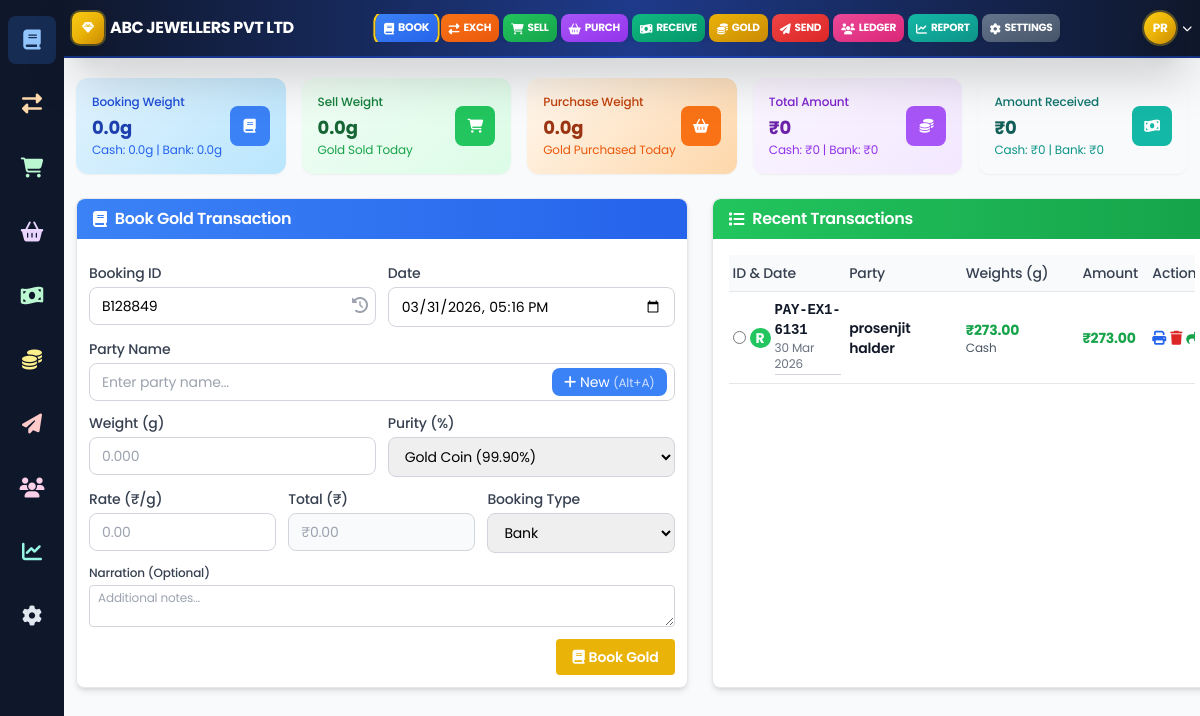
/book.php (signed in), run on the app's committed database.
### tables this page shows
CREATE TABLE `transactions` (
  `id` int(11) NOT NULL AUTO_INCREMENT,
  `company_id` int(11) NOT NULL,
  `user_id` int(11) DEFAULT NULL,
  `party_id` int(11) DEFAULT NULL,
  `receipt_id` varchar(50) NOT NULL,
  `transaction_type` enum('Booking','Sale','Purchase','Received','Payment','Gold_Received','Exchange') NOT NULL,
  `date_of_transaction` datetime NOT NULL,
  `gold_weight` decimal(10,3) NOT NULL DEFAULT 0.000,
  `purity` decimal(5,2) DEFAULT NULL,
  `rate` decimal(10,2) DEFAULT NULL,
  `gold_amount` decimal(15,2) NOT NULL DEFAULT 0.00,
  `payment_amount` decimal(15,2) NOT NULL DEFAULT 0.00,
  `payment_method` enum('Cash','Bank','UPI','Cheque') DEFAULT 'Cash',
  `payment_type` enum('Payment_In','Payment_Out') DEFAULT 'Payment_In',
  `receipt_method` enum('Cash','Bank') DEFAULT 'Cash',
  `party_balance_before` decimal(15,2) DEFAULT 0.00,
  `party_balance_after` decimal(15,2) DEFAULT 0.00,
  `party_gold_balance_before` decimal(10,3) DEFAULT 0.000,
  `party_gold_balance_after` decimal(10,3) DEFAULT 0.000,
  `booking_type` varchar(50) DEFAULT NULL,
  `narration` text DEFAULT NULL,
  `created_at` timestamp NULL DEFAULT current_timestamp(),
  `updated_at` timestamp NULL DEFAULT current_timestamp() ON UPDATE current_timestamp(),
  `received_weight` decimal(10,3) DEFAULT NULL,
  `fine_weight` decimal(10,3) DEFAULT NULL,
  `delivered_weight` decimal(10,3) DEFAULT NULL,
  `difference_weight` decimal(10,3) DEFAULT NULL,
  `amount` decimal(15,2) DEFAULT 0.00,
  `due_amount` decimal(15,2) DEFAULT 0.00,
  `payment_status` enum('Paid','Partial','Due','Pending') DEFAULT 'Pending',
  `created_by` int(11) NOT NULL,
  PRIMARY KEY (`id`),
  UNIQUE KEY `unique_receipt_id` (`receipt_id`),
  KEY `fk_transactions_company` (`company_id`),
  KEY `fk_transactions_user` (`user_id`),
  KEY `fk_transactions_party` (`party_id`),
  KEY `idx_transaction_type` (`transaction_type`),
  KEY `idx_date_of_transaction` (`date_of_transaction`),
  KEY `idx_payment_method` (`payment_method`),
  KEY `idx_payment_type` (`payment_type`),
  KEY `idx_transactions_date_type` (`date_of_transaction`,`transaction_type`),
  KEY `idx_transactions_party_date` (`party_id`,`date_of_transaction`),
  KEY `idx_transactions_amount` (`payment_amount`),
  KEY `idx_transactions_gold_weight` (`gold_weight`)
);

CREATE TABLE `parties` (
  `id` int(11) NOT NULL AUTO_INCREMENT,
  `company_id` int(11) NOT NULL,
  `party_name` varchar(255) NOT NULL,
  `contact_no` varchar(20) DEFAULT NULL,
  `address` text DEFAULT NULL,
  `city` varchar(100) DEFAULT NULL,
  `state` varchar(100) DEFAULT NULL,
  `gstin` varchar(50) DEFAULT NULL,
  `bank_name` varchar(255) DEFAULT NULL,
  `account_no` varchar(100) DEFAULT NULL,
  `ifsc_code` varchar(20) DEFAULT NULL,
  `cash_balance` decimal(15,2) DEFAULT 0.00,
  `bank_balance` decimal(15,2) DEFAULT 0.00,
  `gold_balance` decimal(10,3) DEFAULT 0.000,
  `silver_balance` decimal(15,3) DEFAULT 0.000,
  `created_at` timestamp NOT NULL DEFAULT current_timestamp(),
  `updated_at` timestamp NOT NULL DEFAULT current_timestamp() ON UPDATE current_timestamp(),
  PRIMARY KEY (`id`),
  KEY `company_id` (`company_id`),
  KEY `party_name` (`party_name`)
);

### book.php (the view, shortened to what the rows shown need)
<?php
require_once __DIR__ . '/config/database.php';
$company_id = intval($_SESSION['company_id']);
$page = isset($_GET['page']) ? (int)$_GET['page'] : 1;
$limit = 10;
$offset = ($page - 1) * $limit;
$search = isset($_GET['search']) ? trim($_GET['search']) : '';
$transactions = [];
try {
    if ($search) {
        $search_escaped = $conn->real_escape_string($search);
        $where_clause = "AND (p.party_name LIKE ? OR t.receipt_id LIKE ?)";
        $search_pattern = "%{$search_escaped}%";
        $transactions_sql = "SELECT t.*, p.party_name, p.contact_no as party_contact
                            FROM transactions t
                            LEFT JOIN parties p ON t.party_id = p.id
                            WHERE t.transaction_type IN ('Booking', 'Received')
                            AND t.company_id = ?
                            $where_clause
                            ORDER BY t.date_of_transaction DESC, t.id DESC
                            LIMIT ?, ?";
        $stmt = $conn->prepare($transactions_sql);
        if ($stmt) {
            $stmt->bind_param("issii", $company_id, $search_pattern, $search_pattern, $offset, $limit);
            $stmt->execute();
            $transactions_result = $stmt->get_result();
            if ($transactions_result) {
                while ($row = $transactions_result->fetch_assoc()) {
                    $transactions[] = $row;
                }
            }
        }
        $total_sql = "SELECT COUNT(*) as count
                      FROM transactions t
                      LEFT JOIN parties p ON t.party_id = p.id
                      WHERE t.transaction_type IN ('Booking', 'Received')
                      AND t.company_id = ?
                      $where_clause";
        $count_stmt = $conn->prepare($total_sql);
        if ($count_stmt) {
            $count_stmt->bind_param("iss", $company_id, $search_pattern, $search_pattern);
            $count_stmt->execute();
            $total_result = $count_stmt->get_result();
            if ($total_result) {
                $total_row = $total_result->fetch_assoc();
                $total_transactions = $total_row ? intval($total_row['count']) : 0;
            }
        }
    } else {
        $transactions_sql = "SELECT t.*, p.party_name, p.contact_no as party_contact
                            FROM transactions t
                            LEFT JOIN parties p ON t.party_id = p.id
                            WHERE t.transaction_type IN ('Booking', 'Received')
                            AND t.company_id = ?
                            ORDER BY t.date_of_transaction DESC, t.id DESC
                            LIMIT ?, ?";
        $stmt = $conn->prepare($transactions_sql);
        if ($stmt) {
            $stmt->bind_param("iii", $company_id, $offset, $limit);
            $stmt->execute();
            $transactions_result = $stmt->get_result();
            if ($transactions_result) {
                while ($row = $transactions_result->fetch_assoc()) {
                    $transactions[] = $row;
                }
            }
        }
    }
} catch (Exception $e) {
    error_log("Transactions query error: " . $e->getMessage());
}
?>
<div class="w-full">
    <div class="flex flex-col lg:flex-row gap-6">
        <div class="bg-white rounded-lg shadow-md border border-gray-200" style="flex: 0 0 55%;">
            <div class="bg-gradient-to-r from-blue-500 to-blue-600 px-4 py-2 rounded-t-lg">
                <h2 class="text-base font-semibold text-white flex items-center">
                    <i class="fas fa-book mr-2"></i>
                    Book Gold Transaction
                </h2>
            </div>
        </div>
        <div class="bg-white rounded-lg shadow-md border border-gray-200" style="flex: 0 0 45%; max-width: 100%; overflow: hidden;">
            <div class="bg-gradient-to-r from-green-500 to-green-600 px-4 py-2 rounded-t-lg">
                <h2 class="text-base font-semibold text-white flex items-center">
                    <i class="fas fa-list mr-2"></i>
                    Recent Transactions
                </h2>
            </div>
            <div class="p-4">
                <div class="overflow-x-auto" style="max-width: 100%;">
                    <table class="w-full text-sm responsive-table" style="table-layout: fixed; width: 100%;">
                        <thead>
                            <tr class="bg-gray-50 border-b">
                                <th class="text-left py-2 px-1 font-medium text-gray-700 text-sm" style="width: 25%;">ID & Date</th>
                                <th class="text-left py-2 px-1 font-medium text-gray-700 text-sm" style="width: 25%;">Party</th>
                                <th class="text-left py-2 px-1 font-medium text-gray-700 text-sm" style="width: 25%;">Weights (g)</th>
                                <th class="text-left py-2 px-1 font-medium text-gray-700 text-sm" style="width: 15%;">Amount</th>
                                <th class="text-left py-2 px-1 font-medium text-gray-700 text-sm" style="width: 10%;">Actions</th>
                            </tr>
                        </thead>
                        <tbody>
                            <?php if (empty($transactions)): ?>
                                <tr>
                                    <td colspan="5" class="text-center py-8 text-gray-500">
                                        <i class="fas fa-inbox text-2xl mb-2"></i><br>
                                        No transactions found
                                    </td>
                                </tr>
                            <?php else: ?>
                                <?php foreach ($transactions as $t): ?>
                                    <tr class="border-b hover:bg-gray-50 cursor-pointer selectable-row" data-receipt-id="<?= $t['receipt_id'] ?>" data-transaction="<?= base64_encode(json_encode($t)) ?>">
                                        <td class="py-2 px-1">
                                            <div class="flex items-center">
                                                <input type="radio" name="selected_transaction" value="<?= $t['receipt_id'] ?>" class="mr-1 transaction-radio">
                                                <?php if ($t['transaction_type'] === 'Received'): ?>
                                                    <span class="bg-green-500 text-white text-xs px-1.5 py-0.5 rounded-full mr-1 font-bold">R</span>
                                                <?php else: ?>
                                                    <span class="bg-blue-500 text-white text-xs px-1.5 py-0.5 rounded-full mr-1 font-bold">B</span>
                                                <?php endif; ?>
                                                <div>
                                                    <div class="font-mono text-sm font-bold text-gray-900"><?= htmlspecialchars($t['receipt_id']) ?></div>
                                                    <div class="text-xs text-gray-500 border-b border-gray-300 pb-0.5"><?= date('d M Y', strtotime($t['date_of_transaction'])) ?></div>
                                                </div>
                                            </div>
                                        </td>
                                        <td class="py-2 px-1">
                                            <div class="font-semibold text-gray-900 text-sm"><?= htmlspecialchars($t['party_name']) ?></div>
                                        </td>
                                        <td class="py-2 px-1">
                                            <?php if ($t['transaction_type'] === 'Received'): ?>
                                                <div class="text-left">
                                                    <div class="font-bold text-green-600 text-sm">₹<?= number_format($t['payment_amount'], 2) ?></div>
                                                    <div class="text-xs text-gray-600"><?= $t['payment_method'] ?? 'Cash' ?></div>
                                                </div>
                                            <?php endif; ?>
                                        </td>
                                        <td class="py-2 px-1">
                                            <div class="text-left">
                                                <?php if ($t['transaction_type'] === 'Received'): ?>
                                                    <span class="font-bold text-green-600 text-sm">₹<?= number_format($t['payment_amount'], 2) ?></span>
                                                <?php else: ?>
                                                    <span class="font-bold text-green-600 text-sm">₹<?= number_format($t['gold_amount'], 2) ?></span>
                                                <?php endif; ?>
                                            </div>
                                        </td>
                                        <td class="py-2 px-1">
                                            <div class="flex items-center space-x-1">
                                                <button class="text-blue-600 hover:text-blue-800 text-sm print-transaction" title="Print Receipt">
                                                    <i class="fas fa-print"></i>
                                                </button>
                                                <button class="text-red-600 hover:text-red-800 text-sm delete-transaction" title="Delete">
                                                    <i class="fas fa-trash"></i>
                                                </button>
                                                <button class="text-green-600 hover:text-green-800 text-sm share-transaction" title="Share">
                                                    <i class="fas fa-share"></i>
                                                </button>
                                            </div>
                                        </td>
                                    </tr>
                                <?php endforeach; ?>
                            <?php endif; ?>
                        </tbody>
                    </table>
                </div>
            </div>
        </div>
    </div>
</div>
<?php
include 'components/layout.php';
?>
</body>

### data on the page
transactions: transaction_type "R", receipt "PAY-EX1-6131", date_of_transaction "30 Mar 2026", party.party_name "prosenjit halder", payment_amount "273.00", payment_method "Cash"

### other printed values
$company_name "ABC JEWELLERS PVT LTD"
$label "BOOK"
$label "EXCH"
$label "SELL"
$label "PURCH"
$label "RECEIVE"
$label "GOLD"
$label "SEND"
$label "LEDGER"
$label "REPORT"
$label "SETTINGS"
substr($user_name, 0, 2) "PR"
$stats['total_cash_booking_weight'] "0.0"
$stats['total_bank_booking_weight'] "0.0"
$stats['total_sale_weight'] "0.0"
